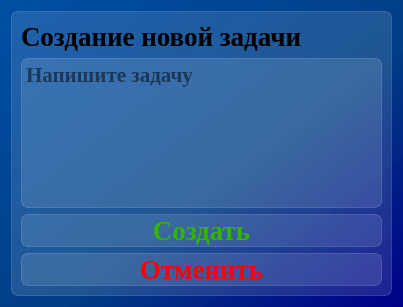
<?xml version="1.0" encoding="UTF-8"?>
<ui version="4.0">
 <class>Dialog_create_task</class>
 <widget class="QDialog" name="Dialog_create_task">
  <property name="geometry">
   <rect>
    <x>0</x>
    <y>0</y>
    <width>403</width>
    <height>307</height>
   </rect>
  </property>
  <property name="windowTitle">
   <string>Создание задачи</string>
  </property>
  <property name="styleSheet">
   <string notr="true">background-color: qlineargradient(spread:pad, x1:1, y1:1, x2:0, y2:0, stop:0 rgba(0, 0, 135, 255), stop:0.427447 rgba(0, 61, 132, 235), stop:1 rgba(0, 79, 165, 255));
font-family: Liberation Serif;
</string>
  </property>
  <layout class="QVBoxLayout" name="verticalLayout_2">
   <item>
    <widget class="QFrame" name="frame_main">
     <property name="styleSheet">
      <string notr="true">background-color: rgba(255, 255, 255, 30);
border: 1px solid rgba(255, 255, 255, 40);
border-radius: 7px;</string>
     </property>
     <property name="frameShape">
      <enum>QFrame::StyledPanel</enum>
     </property>
     <property name="frameShadow">
      <enum>QFrame::Raised</enum>
     </property>
     <layout class="QVBoxLayout" name="verticalLayout">
      <item>
       <widget class="QLabel" name="label_info">
        <property name="styleSheet">
         <string notr="true">text-align: center;
font-weight: bold;
font-size: 20pt;
background-color: none;
border: none;</string>
        </property>
        <property name="text">
         <string>Создание новой задачи</string>
        </property>
       </widget>
      </item>
      <item>
       <widget class="QTextEdit" name="textEdit_task_text">
        <property name="styleSheet">
         <string notr="true">font-weight: bold;
font-size: 16pt;</string>
        </property>
        <property name="html">
         <string>&lt;!DOCTYPE HTML PUBLIC &quot;-//W3C//DTD HTML 4.0//EN&quot; &quot;http://www.w3.org/TR/REC-html40/strict.dtd&quot;&gt;
&lt;html&gt;&lt;head&gt;&lt;meta name=&quot;qrichtext&quot; content=&quot;1&quot; /&gt;&lt;meta charset=&quot;utf-8&quot; /&gt;&lt;style type=&quot;text/css&quot;&gt;
p, li { white-space: pre-wrap; }
hr { height: 1px; border-width: 0; }
li.unchecked::marker { content: &quot;\2610&quot;; }
li.checked::marker { content: &quot;\2612&quot;; }
&lt;/style&gt;&lt;/head&gt;&lt;body style=&quot; font-family:'Liberation Serif'; font-size:16pt; font-weight:700; font-style:normal;&quot;&gt;
&lt;p style=&quot;-qt-paragraph-type:empty; margin-top:0px; margin-bottom:0px; margin-left:0px; margin-right:0px; -qt-block-indent:0; text-indent:0px; font-family:'.AppleSystemUIFont'; font-size:20pt;&quot;&gt;&lt;br /&gt;&lt;/p&gt;&lt;/body&gt;&lt;/html&gt;</string>
        </property>
        <property name="placeholderText">
         <string>Напишите задачу</string>
        </property>
       </widget>
      </item>
      <item>
       <widget class="QPushButton" name="pushButton_create">
        <property name="styleSheet">
         <string notr="true">QPushButton {
font-weight: bold;
font-size: 20pt;
text-align: center;
color: rgba(51, 181, 0, 1);
}

QPushButton:hover {
background-color: rgba(255, 255, 255, 40);
}
QPushButton:pressed {
background-color: rgba(255, 255, 255, 70);
}</string>
        </property>
        <property name="text">
         <string>Создать</string>
        </property>
       </widget>
      </item>
      <item>
       <widget class="QPushButton" name="pushButton_cancel">
        <property name="styleSheet">
         <string notr="true">QPushButton {
font-weight: bold;
font-size: 20pt;
text-align: center;
color: red;
}

QPushButton:hover {
background-color: rgba(255, 255, 255, 40);
}
QPushButton:pressed {
background-color: rgba(255, 255, 255, 70);
}</string>
        </property>
        <property name="text">
         <string>Отменить</string>
        </property>
       </widget>
      </item>
     </layout>
    </widget>
   </item>
  </layout>
 </widget>
 <tabstops>
  <tabstop>textEdit_task_text</tabstop>
  <tabstop>pushButton_cancel</tabstop>
  <tabstop>pushButton_create</tabstop>
 </tabstops>
 <resources/>
 <connections/>
</ui>
